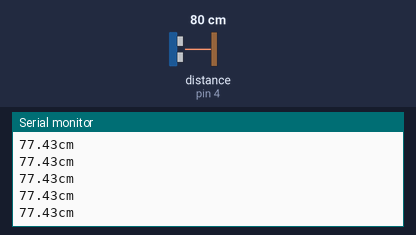
Recording of a sketch running on a simulated Arduino Uno, built with avr-gcc and run on an emulated ATmega328P. Shown: the last lines printed to the serial monitor. Wiring (inferred from the names in the program): ultrasonic range finder: trigger pin 5; echo pin 4. The test bench sets the inputs (shaded band); at power-on: distance to the obstacle (sensor on pin 4) 80 cm. The echo pulse lasts 58.3 µs per cm.

Above: at 1.2 s.
1.3 s: distance to the obstacle (sensor on pin 4) set to 2 cm
At 1.37 s:
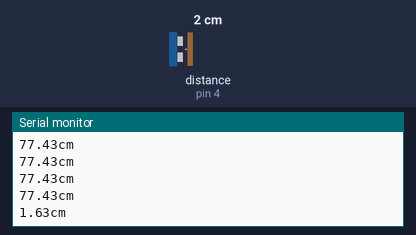
4.3 s: distance to the obstacle (sensor on pin 4) set to 4 cm
At 4.3 s:
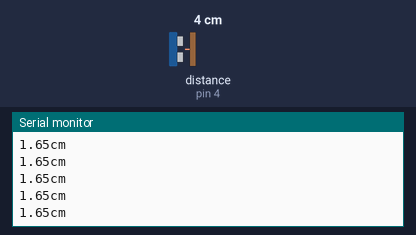
Timing chart, 0 to 7.3 s (numbered marks = the images above; inputs shaded):
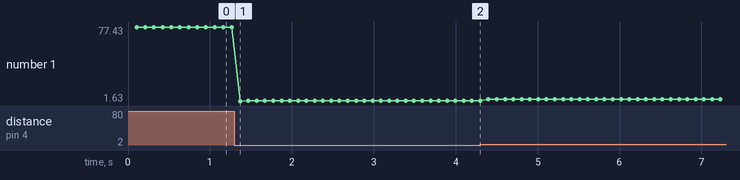

The sketch:

rangefinder_demo.ino
```cpp
/* HC-SR04 Ping distance sensor
 * @author: Andrew Zhang (andrewzhang100@gmail.com)
 *
 * Usage:
 * 1) Vcc to arduino 5v
 * 2) Gnd to arduino GND
 * 3) Echo to Arduino pin 13
 * 4) Trig to Arduino pin 12
 *
 * Reference Code: http://www.instructables.com/id/Simple-Arduino-and-HC-SR04-Example/
 * Datasheet: https://cdn.sparkfun.com/datasheets/Sensors/Proximity/HCSR04.pdf
 */

#define BAUD_RATE 9600

#define RANGEFINDER_TRIG_PIN 5
#define RANGEFINDER_ECHO_PIN 4

#define RANGEFINDER_SPEED_OF_SOUND 30 // cm per us
#define RANGEFINDER_PERIOD 100 // in ms, datasheet recommends 60ms
#define RANGEFINDER_MAX_DISTANCE 400 // in cm, datasheet says 400cm
#define RANGEFINDER_PULSE_WIDTH 10 // in us, datasheet recommends 10us
#define RANGEFINDER_INITIAL_DELAY 2 // in us

void setup() {
  Serial.begin(BAUD_RATE);
  pinMode(RANGEFINDER_TRIG_PIN, OUTPUT);
  pinMode(RANGEFINDER_ECHO_PIN, INPUT);
}

void loop() {
  float distance = getDistance();
  if (distance >= RANGEFINDER_MAX_DISTANCE || distance <= 0){
    Serial.println("Out of range");
  } else {
  Serial.print(distance); Serial.println("cm");
  }
  delay(RANGEFINDER_PERIOD);
}

float getDistance(){
  static long prevTrigger;
  while (millis() < prevTrigger + RANGEFINDER_PERIOD){}
  prevTrigger = millis();

  digitalWrite(RANGEFINDER_TRIG_PIN, LOW); delayMicroseconds(2);
  digitalWrite(RANGEFINDER_TRIG_PIN, HIGH); delayMicroseconds(10); digitalWrite(RANGEFINDER_TRIG_PIN, LOW);
  double ttl = pulseIn(RANGEFINDER_ECHO_PIN, HIGH);
  double res = (ttl/2) / RANGEFINDER_SPEED_OF_SOUND;
  return res;
}
```

Measured:
- after the input at 1.3 s, the serial monitor: prints a new line after 0.07 s (image 1)
- plotted number 1: 77.43 → 1.65 after the input at 1.3 s, 1.65 → 3.6 after the input at 4.3 s
